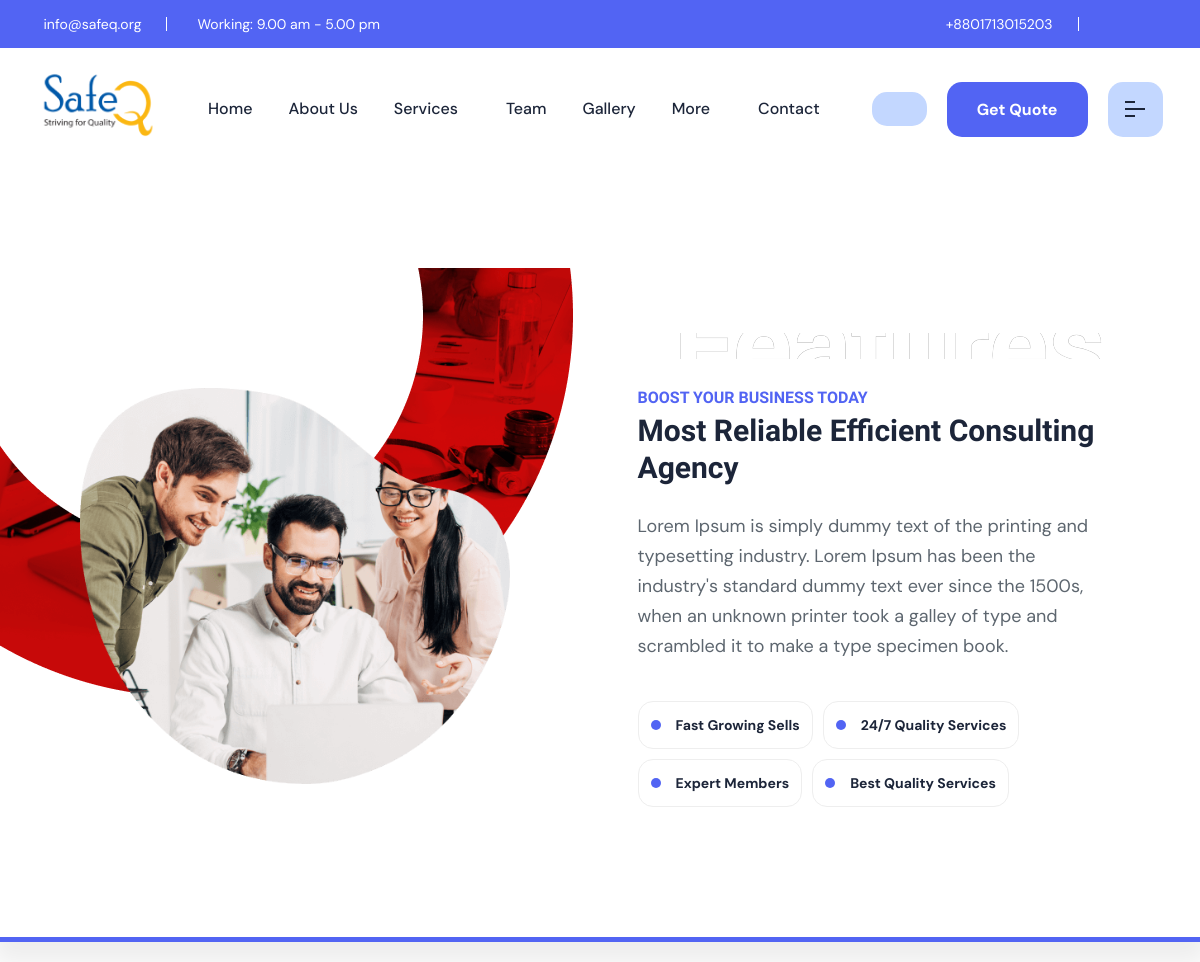
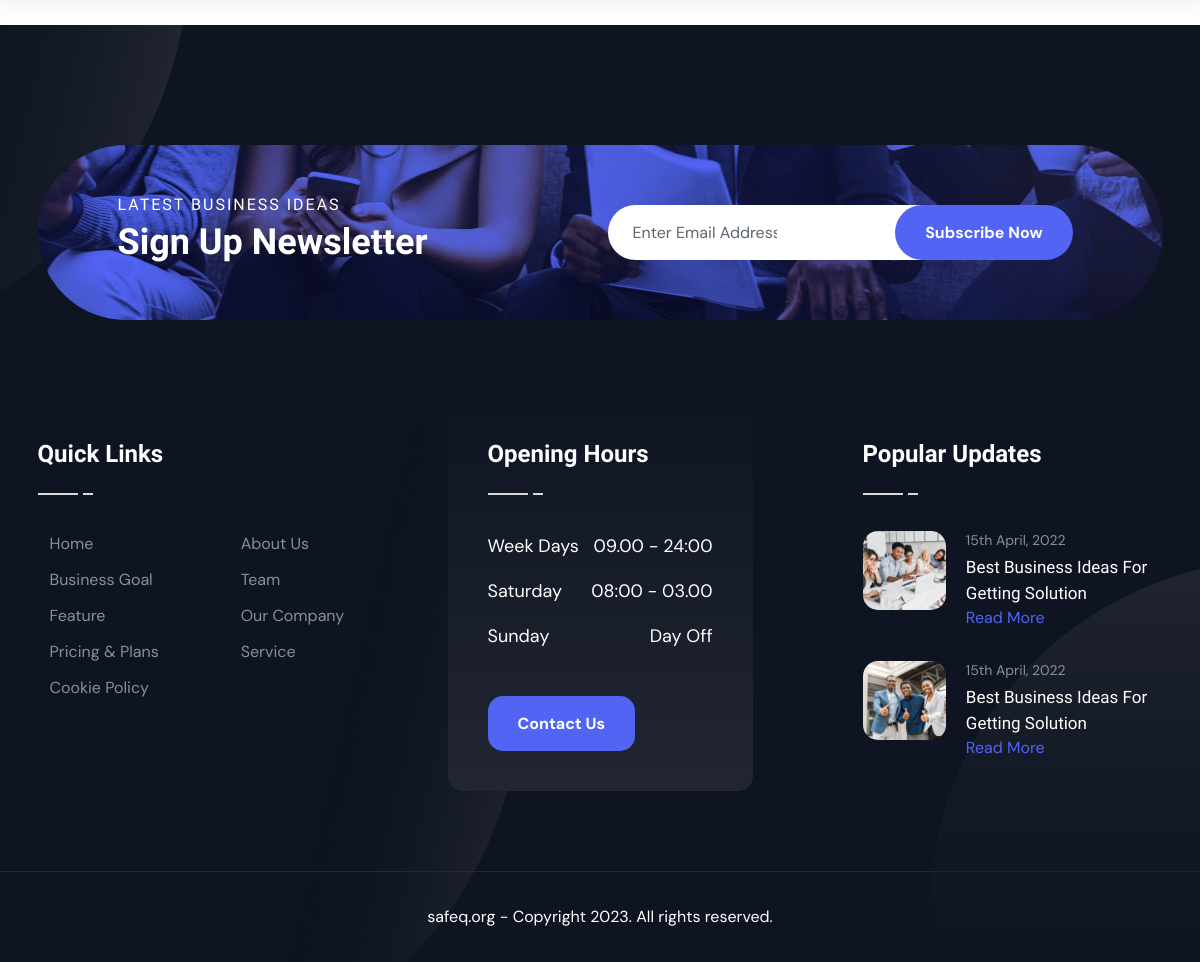
Screenshot of /feature/ with the database file from the repository (2 pictures, top to bottom).
### setting/models.py (models this page shows, shortened)
class Setting(models.Model):
    email = models.CharField(max_length=100, unique=True, blank=False)
    working_time = models.CharField(max_length=100,blank=False)
    phone = models.CharField(max_length=100, unique=True, blank=False)
    facebook = models.URLField(max_length=100, unique=True, blank=False)
    twitter = models.URLField(max_length=100, unique=True, blank=False)
    instagram = models.URLField(max_length=100, unique=True, blank=False)
    linkedin = models.URLField(max_length=100, unique=True, blank=False)
    weblink = models.URLField(max_length=100, unique=True, blank=False)
    logo_img = models.ImageField(upload_to='settings/',blank=False)
    descriptions = models.TextField(max_length=700, blank=True, null=True)

### feature/models.py (models this page shows)
class Feature(models.Model):
    feature_img = models.ImageField(upload_to='feature/', blank=False)
    pre_title = models.CharField(max_length=200, blank=False)
    title = models.CharField(max_length=200, blank=False)
    description = models.TextField(max_length=700, blank=True)
    feature_1 = models.CharField(max_length=200, blank=True)
    feature_2 = models.CharField(max_length=200, blank=True)
    feature_3 = models.CharField(max_length=200, blank=True)
    feature_4 = models.CharField(max_length=200, blank=True)

### feature/views.py (the view)
# urls.py: path('',views.FeatureView.as_view(), name="feature"),
class FeatureView(TemplateView):
    template_name = "feature/feature.html"
    def get_context_data(self, **kwargs):
        context = super().get_context_data(**kwargs)
        context['features'] = Feature.objects.order_by('id')[:1]
        context['settings'] = Setting.objects.all().order_by('id')[:1]
        return context

### templates/feature/feature.html
{% extends 'base/base.html' %}
{% block body %}
{% load static %}
    <br><br><br><br><br><br><br>
    <div class="rts-feature-area rts-section-gap">
        <div class="container-fluid padding-controler plr--120">
            <div class="row bg-white-feature  pt--120 pb--120">
                {% for feature in features %}
                <div class="col-xl-6 col-lg-12">
                    <div class="feature-left-area">
                        <img src="{{ feature.feature_img.url }}" alt="">
                    </div>
                </div>
                {% endfor %}
                {% for feature in features %}
                <div class="col-xl-6 col-lg-12">
                    <div class="rts-title-area feature text-start pl--30 pl_sm--0">
                        <p class="pre-title">{{feature.pre_title}}</p>
                        <h2 class="title feature-title">{{feature.title}}</h2>
                        <p>{{feature.description}}</p>
                    </div>
                    <div class="feature-one-wrapper pl--30 mt--40 pl_sm--0">
                        <div class="single-feature-one">
                            <i class="fal fa-check"></i>
                            <p>{{feature.feature_1}}</p>
                        </div>
                        <div class="single-feature-one">
                            <i class="fal fa-check"></i>
                            <p>{{feature.feature_2}}</p>
                        </div>
                        <div class="single-feature-one">
                            <i class="fal fa-check"></i>
                            <p>{{feature.feature_3}}</p>
                        </div>
                        <div class="single-feature-one">
                            <i class="fal fa-check"></i>
                            <p>{{feature.feature_4}}</p>
                        </div>
                    </div>
                </div>
                {% endfor %}
            </div>
        </div>
    </div>
{% endblock %}

### templates/base/base.html (shortened to what this page needs)
{% load static %}
<!DOCTYPE html>
<html lang="en">
<head>
    <link rel="stylesheet" href="{% static 'css/plugins/swiper.min.css' %}">
    <link rel="stylesheet" href="{% static 'css/plugins/fontawesome-5.css' %}">
    <link rel="stylesheet" href="{% static 'css/plugins/animate.min.css' %}">
    <link rel="stylesheet" href="{% static 'css/plugins/unicons.css' %}">
    <link rel="stylesheet" href="{% static 'css/vendor/bootstrap.min.css' %}">
    <link rel="stylesheet" href="{% static 'css/style.css' %}">
</head>
<body>
    <header class="header--sticky header-one ">
        <div class="header-top header-top-one bg-1">
            <div class="container">
                {% for setting in settings %}
                <div class="row">
                    <div class="col-lg-6 d-xl-block d-none">
                        <div class="left">
                            <div class="mail">
                                <a href="mailto:webmaster@example.com"> {{setting.email}}</a>
                            </div>
                            <div class="working-time">
                                <p> Working: {{setting.working_time}}</p>
                            </div>
                        </div>
                    </div>
                    <div class="col-lg-6 d-xl-block d-none">
                        <div class="right">
                            <ul class="top-nav">
                                <li><a href="#">{{setting.phone}}</a></li>
                            </ul>
                            <ul class="social-wrapper-one">
                                <li><a href="{{setting.facebook}}" target="_blank"></a></li>
                                <li><a href="{{setting.twitter}}" target="_blank"></a></li>
                                <li><a href="{{setting.instagram}}" target="_blank"></a></li>
                            </ul>
                        </div>
                    </div>
                </div>
                {% endfor %}
            </div>
        </div>
        <div class="header-main-one bg-white">
            <div class="container">
                <div class="row">
                    <div class="col-xl-3 col-lg-4 col-md-4 col-sm-4 col-3">
                        <div class="thumbnail">
                            {% for setting in settings %}
                            <a href="{% url 'home' %}">
                                <img src="{{setting.logo_img.url}}" alt="finbiz-logo">
                            </a>
                            {% endfor %}
                        </div>
                    </div>
                    <div class=" col-xl-9 col-lg-8 col-md-8 col-sm-8 col-8">
                        <div class="main-header">
                            <nav class="nav-main mainmenu-nav d-none d-xl-block">
                                <ul class="mainmenu">
                                    <li class="#"><a href="{% url 'home' %}">Home</a></li>
                                    <li class="#"><a href="{% url 'aboutus' %}">About Us</a></li>
                                    <li class="has-droupdown">
                                        <a class="nav-link" href="{% url 'service' %}">Services</a>
                                    </li>
                                    <li class="#"><a href="{% url 'teams' %}">Team</a></li>
                                    <li class="#"><a href="{% url 'gallery' %}">Gallery</a></li>
                                    <li class="has-droupdown">
                                        <a class="nav-link" href="#">More</a>
                                    </li>
                                    <li><a class="nav-item" href="{% url 'contact' %}">Contact</a></li>
                                </ul>
                            </nav>
                            <div class="button-area">
                                <button id="search" class="rts-btn btn-primary-alta"></button>
                                <a href="#" class="rts-btn btn-primary ml--20 ml_sm--5 header-one-btn quote-btn">Get Quote</a>
                                <button id="menu-btn" class="menu rts-btn btn-primary-alta ml--20 ml_sm--5">
                                    <img class="menu-dark" src="{% static 'images/icon/menu.png' %}" alt="Menu-icon">
                                </button>
                            </div>
                        </div>
                    </div>
                </div>
            </div>
        </div>
    </header>
    {% block body %}
    {% endblock %}
    <div class="rts-footer-area footer-one rts-section-gapTop bg-footer-one">
        <div class="container bg-shape-f1">
            <div class="row">
                <div class="col-12">
                    <div class="rts-cta-wrapper">
                        <div class="background-cta">
                            <div class="row">
                                <div class="col-lg-6">
                                    <div class="cta-left-wrapepr">
                                        <p class="cta-disc">
                                            Latest Business Ideas
                                        </p>
                                        <h3 class="title">Sign Up Newsletter</h3>
                                    </div>
                                </div>
                                <div class="col-lg-6">
                                    <form class="cta-input-arae">
                                        <input type="email" name="email" placeholder="Enter Email Address" required>
                                        <button type="submit" class="rts-btn btn-primary">Subscribe Now</button>
                                    </form>
                                </div>
                            </div>
                        </div>
                    </div>
                </div>
            </div>
            <div class="row pt--120 pt_sm--80 pb--80 pb_sm--40">
                <div class="col-xl-4 col-md-6 col-sm-12 col-12">
                    <div class="footer-one-single-wized">
                        <div class="wized-title">
                            <h5 class="title">Quick Links</h5>
                            <img src="{% static 'images/footer/under-title.png' %}" alt="finbiz_footer">
                        </div>
                        <div class="quick-link-inner">
                            <ul class="links">
                                <li><a href="{% url 'home' %}"> Home</a></li>
                                <li><a href="{% url 'business_goal' %}"> Business Goal</a></li>
                                <li><a href="{% url 'feature' %}"> Feature</a></li>
                                <li><a href="#"> Pricing & Plans</a></li>
                                <li><a href="#"> Cookie Policy</a></li>
                            </ul>
                            <ul class="links margin-left-70">
                                <li><a href="{% url 'aboutus' %}"> About Us</a></li>
                                <li><a href="{% url 'teams' %}"> Team</a></li>
                                <li><a href="#">Our Company</a></li>
                                <li><a href="{% url 'service' %}">Service</a></li>
                            </ul>
                        </div>
                    </div>
                </div>
                <div class="col-xl-4 col-md-6 col-sm-12 col-12">
                    <div class="footer-one-single-wized mid-bg">
                        <div class="wized-title">
                            <h5 class="title">Opening Hours</h5>
                            <img src="{% static 'images/footer/under-title.png' %}" alt="finbiz_footer">
                        </div>
                        <div class="opening-time-inner">
                            <div class="single-opening">
                                <p class="day">Week Days</p>
                                <p class="time">09.00 - 24:00</p>
                            </div>
                            <div class="single-opening">
                                <p class="day">Saturday</p>
                                <p class="time">08:00 - 03.00</p>
                            </div>
                            <div class="single-opening mb--30 mb_sm--10">
                                <p class="day">Sunday</p>
                                <p class="time">Day Off</p>
                            </div>
                            <a href="{% url 'contact' %}" class="rts-btn btn-primary contact-us">Contact Us</a>
                        </div>
                    </div>
                </div>
                <div class="col-xl-4 col-md-6 col-sm-12 col-12">
                    <div class="footer-one-single-wized margin-left-65">
                        <div class="wized-title">
                            <h5 class="title">Popular Updates</h5>
                            <img src="{% static 'images/footer/under-title.png' %}" alt="finbiz_footer">
                        </div>
                        <div class="post-wrapper">
                            <div class="single-footer-post mb--30">
                                <div class="left-thumbnail">
                                    <img src="{% static 'images/footer/post/01.png' %}" alt="finbiz_business-post">
                                </div>
                                <div class="post-right">
                                    <p>  15th April, 2022</p>
                                    <a href="blog-details.html">
                                        <h6 class="title">Best Business Ideas For
                                            Getting Solution</h6>
                                    </a>
                                    <a class="red-more" href="blog-details.html">Read More</a>
                                </div>
                            </div>
                            <div class="single-footer-post">
                                <div class="left-thumbnail">
                                    <img src="{% static 'images/footer/post/02.png' %}" alt="finbiz_business-post">
                                </div>
                                <div class="post-right">
                                    <p>  15th April, 2022</p>
                                    <a href="blog-details.html">
                                        <h6 class="title">Best Business Ideas For
                                            Getting Solution</h6>
                                    </a>
                                    <a class="red-more" href="blog-details.html">Read More</a>
                                </div>
                            </div>
                        </div>
                    </div>
                </div>
            </div>
        </div>
        <div class="rts-copyright-area">
            <div class="container">
                <div class="row">
                    <div class="col-12">
                        <div class="text-center">
                            <p>safeq.org - Copyright 2023. All rights reserved.</p>
                        </div>
                    </div>
                </div>
            </div>
        </div>
    </div>
</body>
</html>

### rows the page displays
Setting: email "info@safeq.org", working_time "9.00 am - 5.00 pm", phone "+8801713015203", logo_img (picture)
Feature: feature_img (picture), pre_title "BOOST YOUR BUSINESS TODAY", title "Most Reliable Efficient Consulting Agency", description "Lorem Ipsum is simply dummy text of the printing and typesetting industry. Lorem Ipsum has been the industry's standard dummy text ever since the 1500s, when an unknown printer took a galley of type and scrambled it to make a type specimen book.", feature_1 "Fast Growing Sells", feature_2 "24/7 Quality Services", feature_3 "Expert Members", feature_4 "Best Quality Services"
